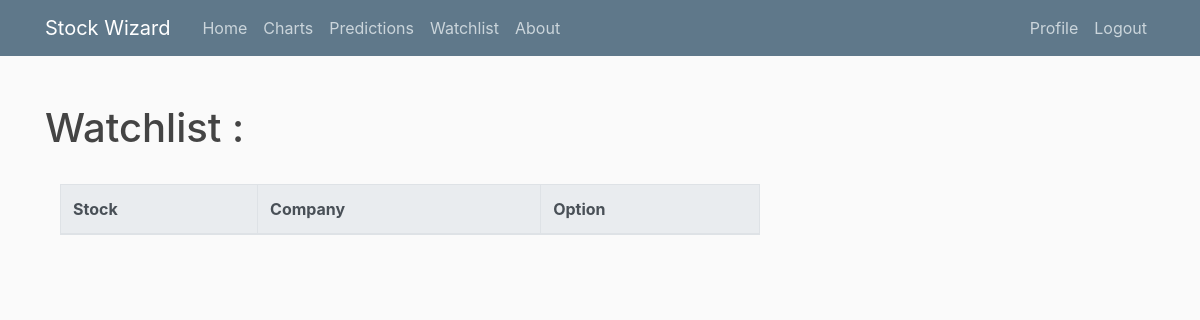
/watchlist/ (signed in), run on an earlier commit of the app's database.
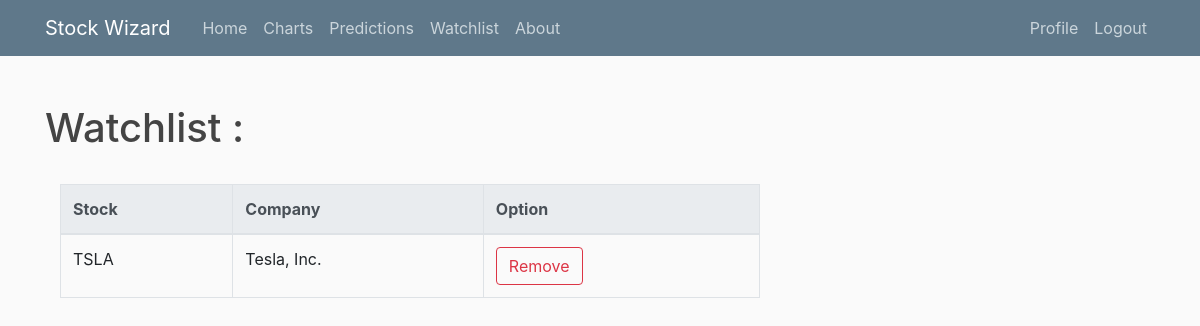
And on a later commit of the database.
### stocks/models.py (models this page shows, shortened)
class Stock_detail(models.Model):
    symbol=models.CharField(max_length=10)
    company=models.CharField(max_length=100,default=None)
    uname=models.CharField(max_length=100)

### stocks/views.py (the view)
# urls.py: path('watchlist/', views.watchlist, name='stocks-watchlist'),
def watchlist(request):
    watchlist={}
    tuname=request.user.username
    stocks=Stock_detail.objects.filter(uname=tuname)
    watchlist["stocks"]=stocks
    watchlist["search"]=True
    return render(request, 'stocks/watchlist.html', watchlist)

### stocks/templates/stocks/watchlist.html (shortened to what this page needs)
{% extends "stocks/base.html" %}
{% block content %}
<br>
<h1>Watchlist : </h1>
<br>
<div class='container'>
    <table class='table table-bordered'>
        <thead class="thead-light">
            <th>Stock</th>
            <th>Company</th>
            <th>Option</th>
        </thead>
        <tbody>
            {% for stock in stocks %}
            <tr>
                <td>{{ stock.symbol }}</td>
                <td>{{ stock.company }}</td>
                <td>
                    <form action="{% url 'stocks-removeFromWatchlist' %}" method="post">
                        <button type='submit' class="btn btn-outline-danger">Remove</button>
                    </form>
                </td>
            </tr>
            {% endfor %}
        </tbody>
    </table>
</div>
{% endblock content %}

### stocks/templates/stocks/base.html (shortened to what this page needs)
{% load static %}
<!DOCTYPE html>
<html>
<head>
    <link rel="stylesheet" href="https://maxcdn.bootstrapcdn.com/bootstrap/4.0.0/css/bootstrap.min.css">
    <link rel="stylesheet" href="https://stackpath.bootstrapcdn.com/bootstrap/4.4.1/css/bootstrap.min.css">
    <link rel="stylesheet" type="text/css" href="{% static 'stocks/main.css' %}">
</head>
<body>
    <header class="site-header">
      <nav class="navbar navbar-expand-md navbar-dark bg-steel fixed-top">
        <div class="container">
          <a class="navbar-brand mr-4" href="{% url 'stocks-home' %}">Stock Wizard</a>
          <div class="collapse navbar-collapse" id="navbarToggle">
            <div class="navbar-nav mr-auto">
              <a class="nav-item nav-link" href="{% url 'stocks-home' %}">Home</a>
              {% if user.is_authenticated %}
              <a class="nav-item nav-link" href="{% url 'stocks-historical' %}">Charts</a>
              <a class="nav-item nav-link" href="{% url 'stocks-prediction' %}">Predictions</a>
              <a class="nav-item nav-link" href="{% url 'stocks-watchlist' %}">Watchlist</a>
              {% endif %}
              <a class="nav-item nav-link" href="{% url 'stocks-about' %}">About</a>
            </div>
            <div class="navbar-nav">
              {% if user.is_authenticated %}
                <a class="nav-item nav-link" href="{% url 'profile' %}">Profile</a>
                <a class="nav-item nav-link" href="{% url 'logout' %}">Logout</a>
              {% else %}
                <a class="nav-item nav-link" href="{% url 'login' %}">Login</a>
                <a class="nav-item nav-link" href="{% url 'register' %}">Register</a>
              {% endif %}
            </div>
          </div>
        </div>
      </nav>
    </header>
    <main role="main" class="container">
      <div class="row">
        <div class="col-md-8">
          {% block content %}{% endblock %}
        </div>
      </div>
    </main>
</body>
</html>

### stocks/static/stocks/main.css (style rules this page uses)
body { background: #fafafa; color: #333333; margin-top: 5rem; }
h1, h2, h3, h4, h5, h6 { color: #444444; }
.bg-steel { background-color: #5f788a; }
.site-header .navbar-nav .nav-link { color: #cbd5db; }

What changed in the data, as far as the page shows it:
added Stock_detail: symbol "TSLA", company "Tesla, Inc."
